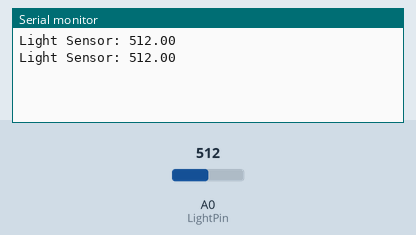
Simulated run of this sketch. Board: Arduino Uno, built with avr-gcc and run on an emulated ATmega328P. Parts: the last lines printed to the serial monitor. The test bench sets the inputs (shaded band); at power-on: A0 (LightPin) = 512.

Above: at 1.8 s.
1.9 s: A0 (LightPin) set to 716
At 2.8 s:
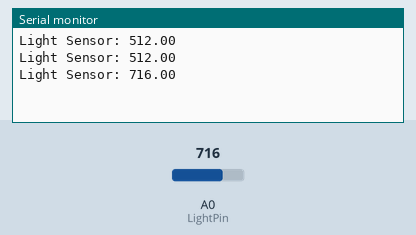
3.4 s: A0 (LightPin) set to 900
At 4.8 s:
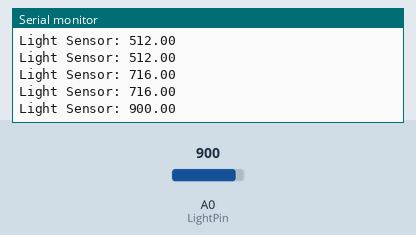
Timing chart, 0 to 6.4 s (numbered marks = the images above; inputs shaded):
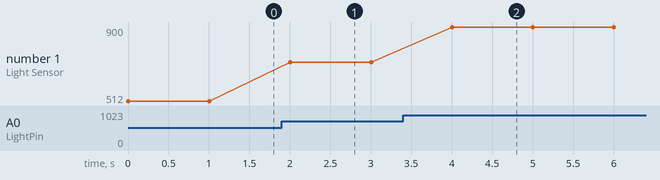

The sketch:

getLightSensingData.ino
```cpp
#define LightPin A0

void setup() {
  // put your setup code here, to run once:
  Serial.begin(9600);
}

void loop() {
  // put your main code here, to run repeatedly:
  float lightSensingData = analogRead(LightPin);
  Serial.print("Light Sensor: ");
  Serial.println(lightSensingData);
  delay(1000); //每秒回傳一次資料
}
```

Measured:
- after the input at 1.9 s, the serial monitor: prints a new line after 0.10 s (image 1)
- after the input at 3.4 s, the serial monitor: prints a new line after 0.60 s (image 2)
- plotted number 1: 512 → 716 after the input at 1.9 s, 716 → 900 after the input at 3.4 s
